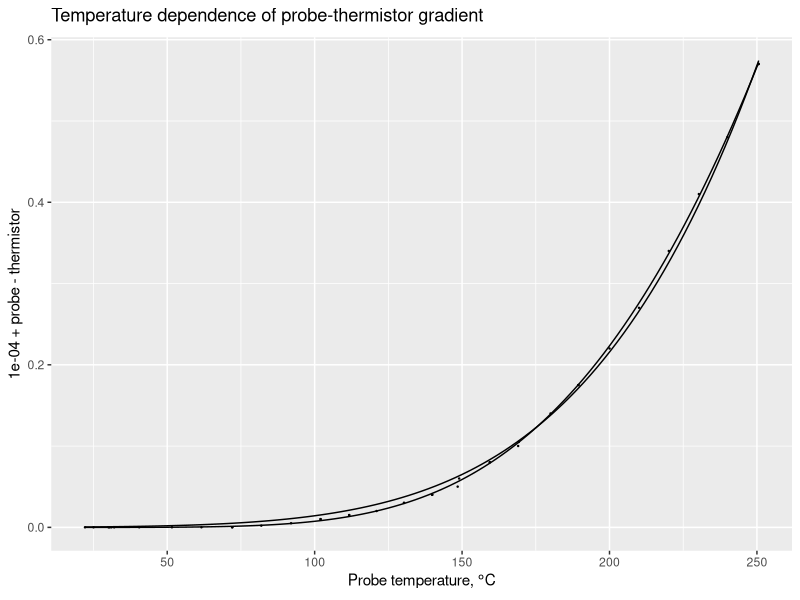

Here is the R script that generated this plot:
library(ggplot2)
library(reshape2)


data <- read.table('simulation.tab')
names(data) = c('probe', 'thermistor', 'nozzle', 'heater')

bf_func <- function(x) 108.2518 * exp( -1744.688 / (x + 82.16401) ) - 4.782322e-05
func <- function(x) 5447.376 * exp( -4796.171 / (x + 273.15) )

postscript(file='', command='cat', paper='special', onefile=F, horizontal=F, width=10, height=4, pointsize=8)

ggplot() +
  geom_point(data = data, mapping = aes(x = probe, y = 0.0001 + probe - thermistor), size = 0.2) +
  stat_function(fun = func, data = data, mapping = aes(x = probe, y = func(probe))) +
  stat_function(fun = bf_func, data = data, mapping = aes(x = probe, y = func(probe))) +
  xlab(expression('Probe temperature, ' * degree * C)) +
  #scale_y_log10(breaks = 10**(1:5) / 100000, labels = c('0.0001', '0.001', '0.01', '0.1', '1'), name = bquote(paste('Resistance, k', Omega))) +
  ggtitle(bquote(paste('Temperature dependence of probe-thermistor gradient')))
